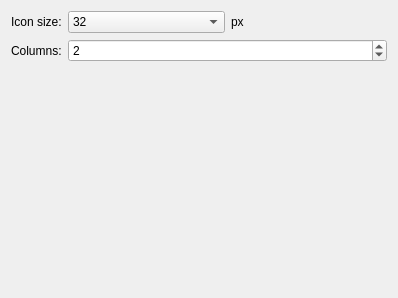
<?xml version="1.0" encoding="UTF-8"?>
<ui version="4.0">
 <class>CadToolBar</class>
 <widget class="QWidget" name="CadToolBar">
  <property name="geometry">
   <rect>
    <x>0</x>
    <y>0</y>
    <width>398</width>
    <height>298</height>
   </rect>
  </property>
  <layout class="QFormLayout" name="formLayout">
   <item row="0" column="0">
    <widget class="QLabel" name="label">
     <property name="text">
      <string>Icon size:</string>
     </property>
    </widget>
   </item>
   <item row="0" column="1">
    <layout class="QHBoxLayout" name="horizontalLayout">
     <item>
      <widget class="QComboBox" name="IconSize">
       <property name="currentIndex">
        <number>3</number>
       </property>
       <item>
        <property name="text">
         <string notr="true">16</string>
        </property>
       </item>
       <item>
        <property name="text">
         <string notr="true">24</string>
        </property>
       </item>
       <item>
        <property name="text">
         <string notr="true">28</string>
        </property>
       </item>
       <item>
        <property name="text">
         <string notr="true">32</string>
        </property>
       </item>
       <item>
        <property name="text">
         <string notr="true">40</string>
        </property>
       </item>
       <item>
        <property name="text">
         <string notr="true">48</string>
        </property>
       </item>
       <item>
        <property name="text">
         <string notr="true">64</string>
        </property>
       </item>
       <item>
        <property name="text">
         <string notr="true">80</string>
        </property>
       </item>
       <item>
        <property name="text">
         <string notr="true">96</string>
        </property>
       </item>
       <item>
        <property name="text">
         <string notr="true">112</string>
        </property>
       </item>
       <item>
        <property name="text">
         <string notr="true">128</string>
        </property>
       </item>
      </widget>
     </item>
     <item>
      <widget class="QLabel" name="label_2">
       <property name="toolTip">
        <string>Pixel</string>
       </property>
       <property name="text">
        <string>px</string>
       </property>
      </widget>
     </item>
    </layout>
   </item>
   <item row="1" column="0">
    <widget class="QLabel" name="label_3">
     <property name="text">
      <string>Columns:</string>
     </property>
    </widget>
   </item>
   <item row="1" column="1">
    <widget class="QSpinBox" name="Columns">
     <property name="minimum">
      <number>1</number>
     </property>
     <property name="maximum">
      <number>5</number>
     </property>
     <property name="value">
      <number>2</number>
     </property>
    </widget>
   </item>
  </layout>
 </widget>
 <resources/>
 <connections/>
</ui>
